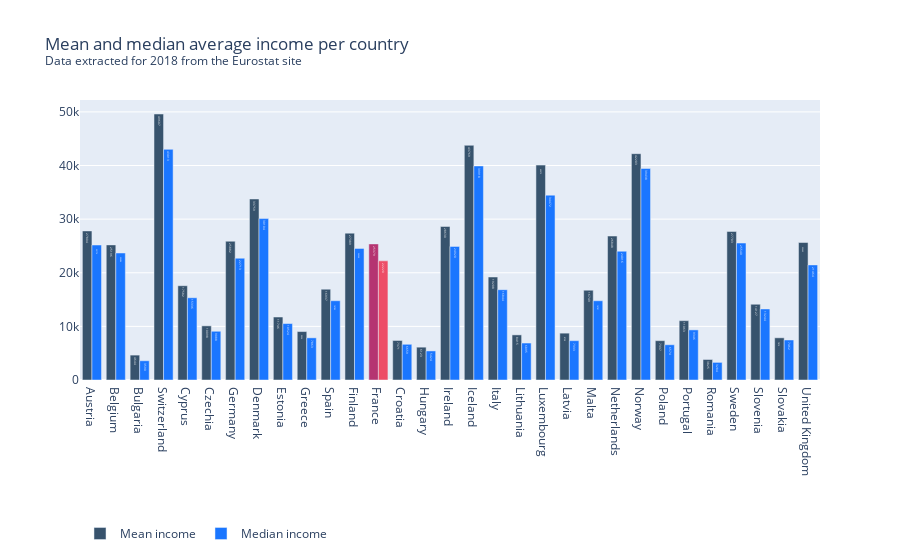

The notebook cell saved with this chart:
### Markdown cell above
#### Univariable visuals

### Code cell
y_mean = x = inputed_data['MEAN_NET_INCOME']
y_median = x = inputed_data['MEDIAN_NET_INCOME']

colors_mean = ['rgb(55, 83, 109)',] * NB_COUNTRIES # Number of Countries/Bars
colors_median = ['rgb(26, 118, 255)',]  * NB_COUNTRIES
colors_mean[FRANCE_IDX] = 'rgb(181, 52, 113)' 
colors_median[FRANCE_IDX] = 'rgb(237, 76, 103)' 

fig = go.Figure()

fig.add_trace(go.Bar(x=inputed_data['COUNTRY'],
                y = y_mean,
                name='Mean income',
                marker_color=colors_mean,
                text = y_mean,
                textposition='inside'
                ))

fig.add_trace(go.Bar(x=inputed_data['COUNTRY'],
                y = y_median,
                name='Median income',
                marker_color=colors_median,
                text = y_median,
                textposition='inside'
                ))

fig.update_layout(title_text= "Mean and median average income per country <br><sup>Data extracted for 2018 from the Eurostat site</sup>")

# Legend position
fig.update_layout(legend=dict(
    orientation="h",
    yanchor="bottom",
    y=-.6,
    x=0
))



fig.show()

### Figure 1 — Plotly figure (JSON) as saved in the notebook; plotly's stock layout.template omitted (floating-point values rounded to 4 significant figures)
{"data": [{"marker": {"color": ["rgb(55, 83, 109)", "rgb(55, 83, 109)", "rgb(55, 83, 109)", "rgb(55, 83, 109)", "rgb(55, 83, 109)", "rgb(55, 83, 109)", "rgb(55, 83, 109)", "rgb(55, 83, 109)", "rgb(55, 83, 109)", "rgb(55, 83, 109)", "rgb(55, 83, 109)", "rgb(55, 83, 109)", "rgb(181, 52, 113)", "rgb(55, 83, 109)", "rgb(55, 83, 109)", "rgb(55, 83, 109)", "rgb(55, 83, 109)", "rgb(55, 83, 109)", "rgb(55, 83, 109)", "rgb(55, 83, 109)", "rgb(55, 83, 109)", "rgb(55, 83, 109)", "rgb(55, 83, 109)", "rgb(55, 83, 109)", "rgb(55, 83, 109)", "rgb(55, 83, 109)", "rgb(55, 83, 109)", "rgb(55, 83, 109)", "rgb(55, 83, 109)", "rgb(55, 83, 109)", "rgb(55, 83, 109)"]}, "name": "Mean income", "text": [27804, 25196, 4644, 49607, 17582, 10098, 25882, 33759, 11746, 9034, 16937, 27389, 25379, 7371, 6123, 28630, 43769, 19208, 8415, 40075, 8738, 16749, 26848, 42203, 7337, 11063, 3825, 27703, 14127, 7870, 25642], "textposition": "inside", "type": "bar", "x": ["Austria", "Belgium", "Bulgaria", "Switzerland", "Cyprus", "Czechia", "Germany", "Denmark", "Estonia", "Greece", "Spain", "Finland", "France", "Croatia", "Hungary", "Ireland", "Iceland", "Italy", "Lithuania", "Luxembourg", "Latvia", "Malta", "Netherlands", "Norway", "Poland", "Portugal", "Romania", "Sweden", "Slovenia", "Slovakia", "United Kingdom"], "y": [27804, 25196, 4644, 49607, 17582, 10098, 25882, 33759, 11746, 9034, 16937, 27389, 25379, 7371, 6123, 28630, 43769, 19208, 8415, 40075, 8738, 16749, 26848, 42203, 7337, 11063, 3825, 27703, 14127, 7870, 25642]}, {"marker": {"color": ["rgb(26, 118, 255)", "rgb(26, 118, 255)", "rgb(26, 118, 255)", "rgb(26, 118, 255)", "rgb(26, 118, 255)", "rgb(26, 118, 255)", "rgb(26, 118, 255)", "rgb(26, 118, 255)", "rgb(26, 118, 255)", "rgb(26, 118, 255)", "rgb(26, 118, 255)", "rgb(26, 118, 255)", "rgb(237, 76, 103)", "rgb(26, 118, 255)", "rgb(26, 118, 255)", "rgb(26, 118, 255)", "rgb(26, 118, 255)", "rgb(26, 118, 255)", "rgb(26, 118, 255)", "rgb(26, 118, 255)", "rgb(26, 118, 255)", "rgb(26, 118, 255)", "rgb(26, 118, 255)", "rgb(26, 118, 255)", "rgb(26, 118, 255)", "rgb(26, 118, 255)", "rgb(26, 118, 255)", "rgb(26, 118, 255)", "rgb(26, 118, 255)", "rgb(26, 118, 255)", "rgb(26, 118, 255)"]}, "name": "Median income", "text": [25176, 23686, 3590, 43013, 15336, 9088, 22713, 30104, 10524, 7863, 14785, 24544, 22220, 6659, 5424, 24920, 39918, 16844, 6895, 34472, 7333, 14781, 24016, 39438, 6574, 9346, 3284, 25540, 13244, 7462, 21464], "textposition": "inside", "type": "bar", "x": ["Austria", "Belgium", "Bulgaria", "Switzerland", "Cyprus", "Czechia", "Germany", "Denmark", "Estonia", "Greece", "Spain", "Finland", "France", "Croatia", "Hungary", "Ireland", "Iceland", "Italy", "Lithuania", "Luxembourg", "Latvia", "Malta", "Netherlands", "Norway", "Poland", "Portugal", "Romania", "Sweden", "Slovenia", "Slovakia", "United Kingdom"], "y": [25176, 23686, 3590, 43013, 15336, 9088, 22713, 30104, 10524, 7863, 14785, 24544, 22220, 6659, 5424, 24920, 39918, 16844, 6895, 34472, 7333, 14781, 24016, 39438, 6574, 9346, 3284, 25540, 13244, 7462, 21464]}], "layout": {"legend": {"orientation": "h", "x": 0, "y": -0.6, "yanchor": "bottom"}, "title": {"text": "Mean and median average income per country <br><sup>Data extracted for 2018 from the Eurostat site</sup>"}}}
